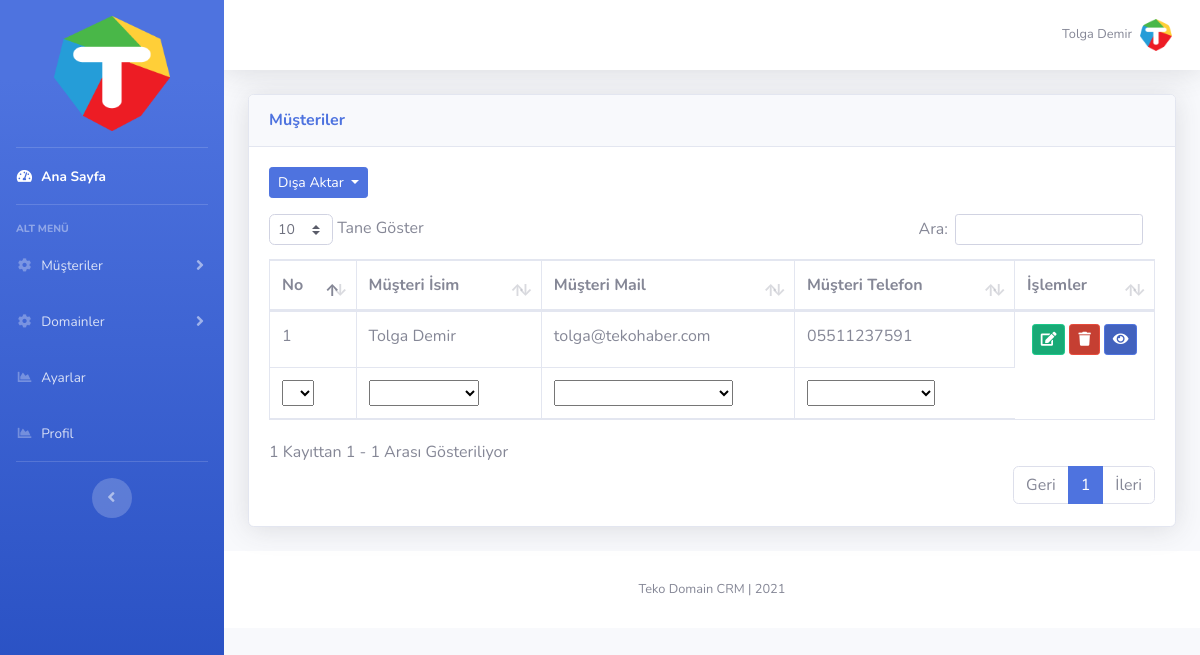
The app's page /musteriler.php (signed in) with its own data.
### tables this page shows
CREATE TABLE `ayarlar` (
  `id` int(11) NOT NULL,
  `site_logo` varchar(400) NOT NULL,
  `site_baslik` varchar(350) NOT NULL,
  `site_aciklama` varchar(300) NOT NULL,
  `site_link` varchar(100) NOT NULL,
  `site_sahip_mail` varchar(100) NOT NULL,
  `site_mail_host` varchar(100) NOT NULL,
  `site_mail_mail` varchar(100) NOT NULL,
  `site_mail_port` int(11) NOT NULL,
  `site_mail_sifre` varchar(100) NOT NULL,
  `footer_bilgi` varchar(75) DEFAULT NULL,
  `footer_ust` varchar(200) DEFAULT NULL,
  `footer_alt` varchar(200) DEFAULT NULL
);

CREATE TABLE `musteri` (
  `musteri_id` int(11) NOT NULL,
  `musteri_isim` varchar(200) NOT NULL,
  `musteri_mail` varchar(200) NOT NULL,
  `musteri_telefon` varchar(50) NOT NULL,
  `musteri_detay` text NOT NULL
);

### islemler/baglan.php (called while the page is built, shortened)
<?php
$host="localhost";
$veritabani_ismi="kursdomaintakip";
$kullanici_adi="root";
$sifre="";
try {
	$db = new PDO("mysql:host=$host;dbname=$veritabani_ismi;charset=utf8",$kullanici_adi,$sifre);
} catch (PDOException $e) {
	echo $e->getmessage();
}
$sorgu=$db->prepare("SELECT * FROM ayarlar");
$sorgu->execute();
$ayarcek=$sorgu->fetch(PDO::FETCH_ASSOC);
?>

### musteriler.php (the view, shortened to what this page needs)
<?php
include'header.php'
?>
<link rel="stylesheet" type="text/css" href="vendor/datatables/dataTables.bootstrap4.min.css">
<div class="container-fluid">
  <div class="card shadow mb-4">
    <div class="card-header py-3">
      <h6 class="m-0 font-weight-bold text-primary">Müşteriler</h6>
    </div>
    <div class="card-body">
      <div class="dropdown">
        <button class="btn btn-primary btn-sm dropdown-toggle" type="button" id="dropdownMenuButton" data-toggle="dropdown" aria-haspopup="true" aria-expanded="false">
          Dışa Aktar
        </button>
</div>
<div class="table-responsive mt-3">
  <table class="table table-bordered" id="musteritablosu">
    <thead>
      <tr>
        <th>No</th>
        <th>Müşteri İsim</th>
        <th>Müşteri Mail</th>
        <th>Müşteri Telefon</th>
        <th>İşlemler</th>
      </tr>
    </thead>
    <tbody>
      <?php
      $sayi=0;
      $sorgu=$db->prepare("SELECT * FROM musteri");
      $sorgu->execute();
      while ($musteribilgisi=$sorgu->fetch(PDO::FETCH_ASSOC)) {
        $sayi++;
        ?>
        <tr>
          <td><?php echo $sayi; ?></td>
          <td><?php echo $musteribilgisi['musteri_isim']; ?></td>
          <td><?php echo $musteribilgisi['musteri_mail']; ?></td>
          <td><?php echo $musteribilgisi['musteri_telefon']; ?></td>
          <td>
            <div class="row justify-content-center">
              <form action="musteriduzenle.php" method="POST" accept-charset="utf-8">
                <button type="submit" name="duzenleme" class="btn btn-success btn-sm btn-icon-split">
                  <span class="icon text-white-60">
                    <i class="fas fa-edit"></i>
                  </span>
                </button>
              </form>
              <form class="mx-1" action="islemler/ajax.php" method="POST" accept-charset="utf-8">
                <button type="submit" name="musterisilme" class="btn btn-danger btn-sm btn-icon-split">
                  <span class="icon text-white-60">
                    <i class="fas fa-trash"></i>
                  </span>
                </button>
              </form>
              <form action="musteri.php" method="POST" accept-charset="utf-8">
                <button type="submit" name="duzenleme" class="btn btn-primary btn-sm btn-icon-split">
                  <span class="icon text-white-60">
                    <i class="fas fa-eye"></i>
                  </span>
                </button>
              </form>
            </div>
          </td>
        </tr>
      <?php } ?>
    </tbody>
    <tfoot>
      <tr>
        <th>No</th>
        <th>Müşteri İsim</th>
        <th>Müşteri Mail</th>
        <th>Müşteri Telefon</th>
      </tr>
    </tfoot>
  </table>
</div>
</div>
</div>
</div>
<?php include'footer.php' ?>

### header.php (shortened to what this page needs)
<?php
include 'islemler/baglan.php';
?>
<!DOCTYPE html>
<html lang="en">
<head>
  <link href="vendor/fontawesome-free/css/all.min.css" rel="stylesheet" type="text/css">
  <link href="css/sb-admin-2.min.css" rel="stylesheet">
</head>
<body id="page-top">
  <div id="wrapper">
    <ul class="navbar-nav bg-gradient-primary sidebar sidebar-dark accordion" id="accordionSidebar">
     <li class="nav-item">
      <a class="nav-link text-center" href="index.php">
        <img src="dosyalar/<?php echo $ayarcek['site_logo'] ?>" style="width: 60%; height: auto;">
      </a>
    </li>
    <hr class="sidebar-divider my-0">
    <li class="nav-item active">
      <a class="nav-link" href="index.php">
        <i class="fas fa-fw fa-tachometer-alt"></i>
        <span>Ana Sayfa</span></a>
      </li>
      <hr class="sidebar-divider">
      <div class="sidebar-heading">
        ALT MENÜ
      </div>
      <li class="nav-item">
        <a class="nav-link collapsed" href="#" data-toggle="collapse" data-target="#musterimenu" aria-expanded="true" aria-controls="musterimenu">
          <i class="fas fa-fw fa-cog"></i>
          <span>Müşteriler</span>
        </a>
      </li>
      <li class="nav-item">
        <a class="nav-link collapsed" href="#" data-toggle="collapse" data-target="#domainmenu" aria-expanded="true" aria-controls="domainmenu">
          <i class="fas fa-fw fa-cog"></i>
          <span>Domainler</span>
        </a>
      </li>
      <li class="nav-item">
        <a class="nav-link" href="ayarlar.php">
          <i class="fas fa-fw fa-chart-area"></i>
          <span>Ayarlar</span></a>
        </li>
        <li class="nav-item">
          <a class="nav-link" href="profil.php">
            <i class="fas fa-fw fa-chart-area"></i>
            <span>Profil</span></a>
          </li>
          <hr class="sidebar-divider d-none d-md-block">
          <div class="text-center d-none d-md-inline">
            <button class="rounded-circle border-0" id="sidebarToggle"></button>
          </div>
        </ul>
        <div id="content-wrapper" class="d-flex flex-column">
          <div id="content">
            <nav class="navbar navbar-expand navbar-light bg-white topbar mb-4 static-top shadow">
              <ul class="navbar-nav ml-auto">
                <li class="nav-item dropdown no-arrow">
                  <a class="nav-link dropdown-toggle" href="#" id="userDropdown" role="button" data-toggle="dropdown" aria-haspopup="true" aria-expanded="false">
                    <span class="mr-2 d-none d-lg-inline text-gray-600 small"><?php echo $_SESSION['kul_isim'] ?></span>
                    <img class="img-profile rounded-circle" src="dosyalar/<?php echo $ayarcek['site_logo'] ?>">
                  </a>
                </li>
              </ul>
            </nav>

### footer.php (shortened to what this page needs)
  <footer class="sticky-footer bg-white">
    <div class="container my-auto">
      <div class="copyright text-center my-auto">
        <span><?php echo $ayarcek['footer_bilgi'] ?></span>
      </div>
    </div>
  </footer>
</div>
</div>
</body>
</html>

### records on screen
ayarlar: site_logo (picture), footer_bilgi "Teko Domain CRM | 2021"
musteri: musteri_isim "Tolga Demir", musteri_mail "tolga@tekohaber.com", musteri_telefon "05511237591"

### other values on screen
$_SESSION['kul_isim'] "Tolga Demir"
